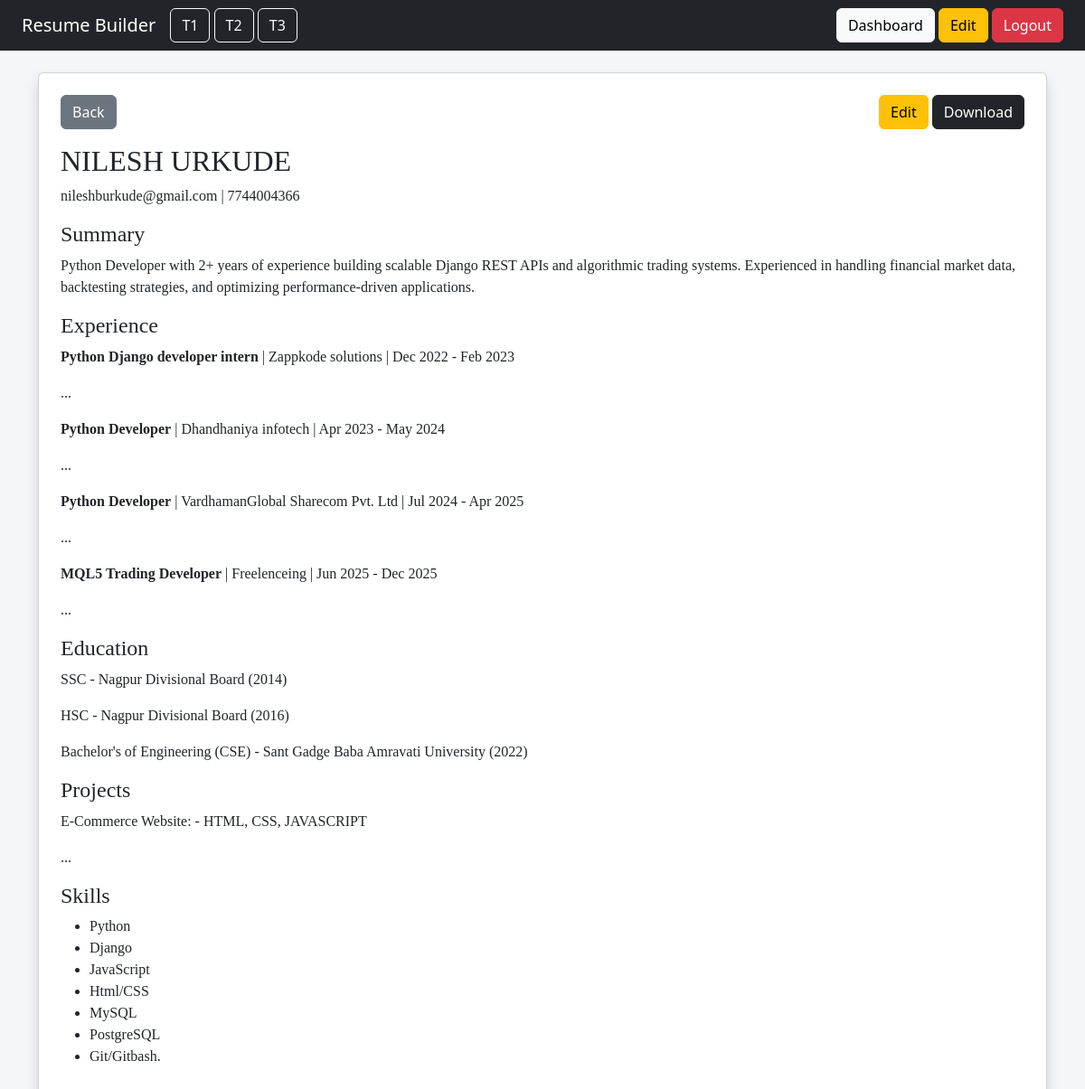
The app's page /view/t3/ (signed in) with its own data.
### resumes/models.py (models this page shows)
class Resume(models.Model):
    user = models.OneToOneField(User, on_delete=models.CASCADE)
    title = models.CharField(max_length=100)
    full_name = models.CharField(max_length=100)
    email = models.EmailField()
    phone = models.CharField(max_length=15)
    summary = models.TextField()
    template = models.CharField(
        max_length=10,
        choices=[('t1','Template1'),('t2','Template2'),('t3','Template3')],
        default='t1'
    )

class Experience(models.Model):
    resume = models.ForeignKey(Resume, on_delete=models.CASCADE, related_name='experiences')
    job_title = models.CharField(max_length=100)
    company = models.CharField(max_length=100)
    duration = models.CharField(max_length=50)
    description = models.TextField()

class Education(models.Model):
    resume = models.ForeignKey(Resume, on_delete=models.CASCADE, related_name='educations')
    degree = models.CharField(max_length=100)
    college = models.CharField(max_length=150)
    year = models.CharField(max_length=10)

class Project(models.Model):
    resume = models.ForeignKey(Resume, on_delete=models.CASCADE, related_name='projects')
    name = models.CharField(max_length=100)
    description = models.TextField()
    tech_stack = models.CharField(max_length=200)

class Skill(models.Model):
    resume = models.ForeignKey(Resume, on_delete=models.CASCADE, related_name='skills')
    name = models.CharField(max_length=100)

### resumes/views.py (the view)
# urls.py: path('view/<str:template>/', views.view_resume, name='view_resume'),
@login_required
def view_resume(request, template):
    resume = Resume.objects.filter(user=request.user).first()
    if not resume:
        return redirect('dashboard')
    template_map = {
        't1': 'resumes/t1.html',
        't2': 'resumes/t2.html',
        't3': 'resumes/t3.html'
    }
    template_name = template_map.get(template, 'resumes/t1.html')
    return render(request, 'resumes/view_wrapper.html', {
        'resume': resume,
        'template_name': template_name,
        'selected_template': template
    })

### templates/resumes/view_wrapper.html
{% extends 'base.html' %}
{% block content %}
<div class="card p-4 shadow">
<div class="d-flex justify-content-between mb-3">
    <a href="/dashboard/" class="btn btn-secondary">Back</a>
    <div>
        <a href="{% url 'create_resume' %}?next={{ selected_template }}" class="btn btn-warning">Edit</a>
        <a href="/download/{{ selected_template }}/" class="btn btn-dark">Download</a>
    </div>
</div>
{% include template_name %}
</div>
{% endblock %}

### templates/resumes/t3.html
<div style="font-family:Georgia;">
<h2>{{ resume.full_name|upper }}</h2>
<p>{{ resume.email }} | {{ resume.phone }}</p>
<h4>Summary</h4>
<p>{{ resume.summary }}</p>
<h4>Experience</h4>
{% for exp in resume.experiences.all %}
<p><b>{{ exp.job_title }}</b> | {{ exp.company }} | {{ exp.duration }}</p>
<p>{{ exp.description }}</p>
{% endfor %}
<h4>Education</h4>
{% for edu in resume.educations.all %}
<p>{{ edu.degree }} - {{ edu.college }} ({{ edu.year }})</p>
{% endfor %}
<h4>Projects</h4>
{% for proj in resume.projects.all %}
<p>{{ proj.name }} - {{ proj.tech_stack }}</p>
<p>{{ proj.description }}</p>
{% endfor %}
<h4>Skills</h4>
<ul>
{% for skill in resume.skills.all %}
<li>{{ skill.name }}</li>
{% endfor %}
</ul>
</div>

### records on screen
Resume: full_name "NILESH URKUDE", email "nileshburkude@gmail.com", phone "7744004366", summary "Python Developer with 2+ years of experience building scalable Django REST APIs and algorithmic trading systems. Experienced in handling financial market data, backtesting strategies, and optimizing performance-driven applications."
Experience: job_title "Python Django developer intern", company "Zappkode solutions", duration "Dec 2022 - Feb 2023", description "..."
Experience: job_title "Python Developer", company "Dhandhaniya infotech", duration "Apr 2023 - May 2024", description "..."
Experience: job_title "Python Developer", company "VardhamanGlobal Sharecom Pvt. Ltd", duration "Jul 2024 - Apr 2025", description "..."
Experience: job_title "MQL5 Trading Developer", company "Freelenceing", duration "Jun 2025 - Dec 2025", description "..."
Education: degree "SSC", college "Nagpur Divisional Board", year "2014"
Education: degree "HSC", college "Nagpur Divisional Board", year "2016"
Education: degree "Bachelor's of Engineering (CSE)", college "Sant Gadge Baba Amravati University", year "2022"
Project: name "E-Commerce Website:", tech_stack "HTML, CSS, JAVASCRIPT", description "..."
Skill: name "Python"
Skill: name "Django"
Skill: name "JavaScript"
Skill: name "Html/CSS"
Skill: name "MySQL"
Skill: name "PostgreSQL"
Skill: name "Git/Gitbash."
